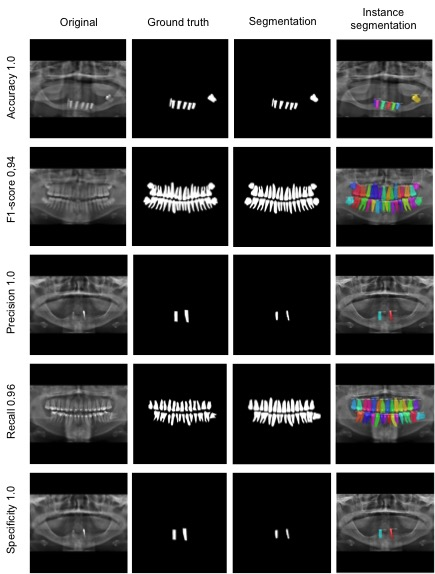
#> input picture best.jpg, 435 x 574 px
$ python -i pycococreatortool_teeth.py   (imports and definitions only)   (older library calls are emulated)
#> lines starting #> are read from the running program, lines starting #| are printed output that depends on the picture; after the words box and inside, x2 and y2 are one past the last pixel; in counts of white or black regions, pixels touching at a corner belong together
#!/usr/bin/env python3

import re
import datetime
import numpy as np
from itertools import groupby
from skimage import measure
from PIL import Image
from pycocotools import mask
import json
import os
from skimage.color import rgb2gray, gray2rgb
from skimage.io import imread, imshow, imsave
import cv2

INFO = {
    'description': 'TEETH DATASET',
    'url' : 'https://github.com/gil.../',
    'version': '0.1.0',
    'year': 2018,
    'contributor': 'IvisionLab',
    'date_created': datetime.datetime.utcnow().isoformat(' ')
}

LICENSES = [{
    'id': 1,
    'name': 'Attribution-NonCommercial-ShareAlike License',
    'url': 'http://creativecommons.org/licenses/by-nc-sa/2.0/'
}]

CATEGORIES = [{"supercategory": "teeth","id": 1,"name": "tooth"}]

convert = lambda text: int(text) if text.isdigit() else text.lower()
natrual_key = lambda key: [ convert(c) for c in re.split('([0-9]+)', key) ]

# [45 lines left out: functions resize_binary_mask, close_contour, binary_mask_to_rle, binary_mask_to_polygon, not called in this run]


def get_teeth_masks(img_fullpath):
#> called with img_fullpath = 'best.jpg'
    image = imread(img_fullpath)
#> image is the input picture: shape (574, 435, 3); mean R, G, B 78.8, 78.7, 78.7
    image_gray = rgb2gray(image)
    image = gray2rgb(image)
    ret, thresh = cv2.threshold(image_gray, 0, 255, 0)
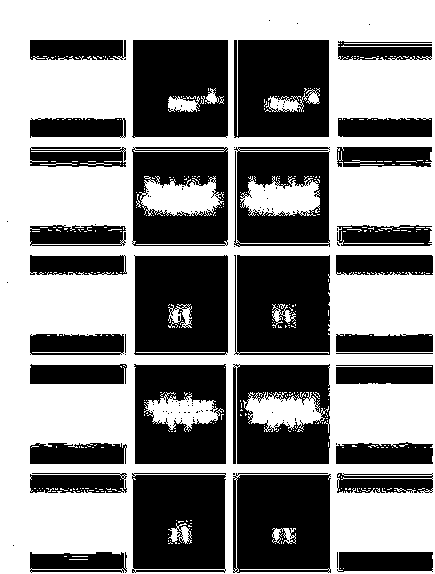
#> thresh: shape (574, 435) float64; 54% white; 104 black regions (73 under 20 px), largest, box (x1, y1, x2, y2) and area: (233, 473, 331, 573) 9087, (234, 255, 330, 355) 8911, (134, 255, 228, 355) 8799
#> (the run stopped early here; a loop or call above may not have finished)
